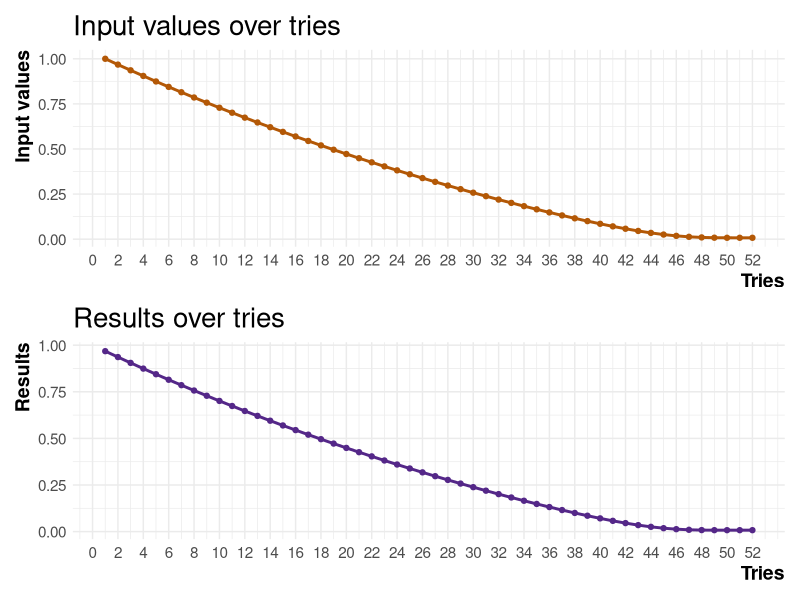
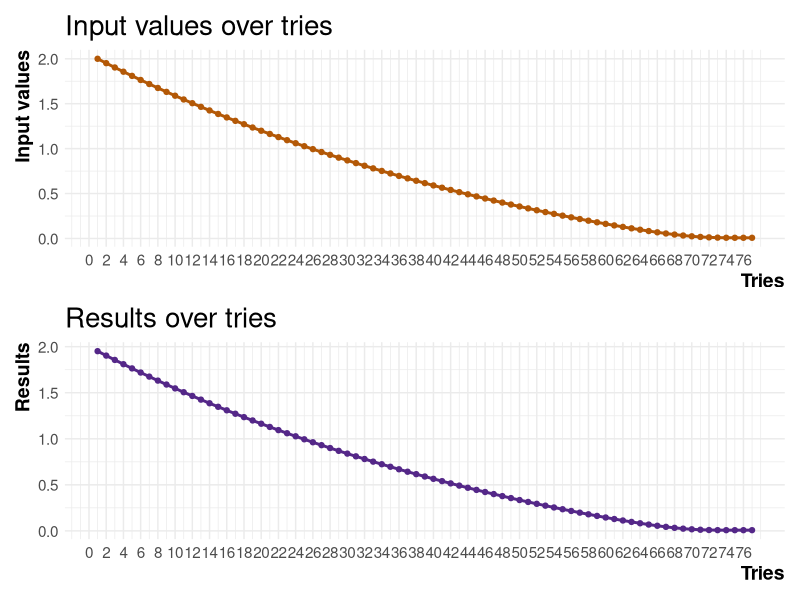
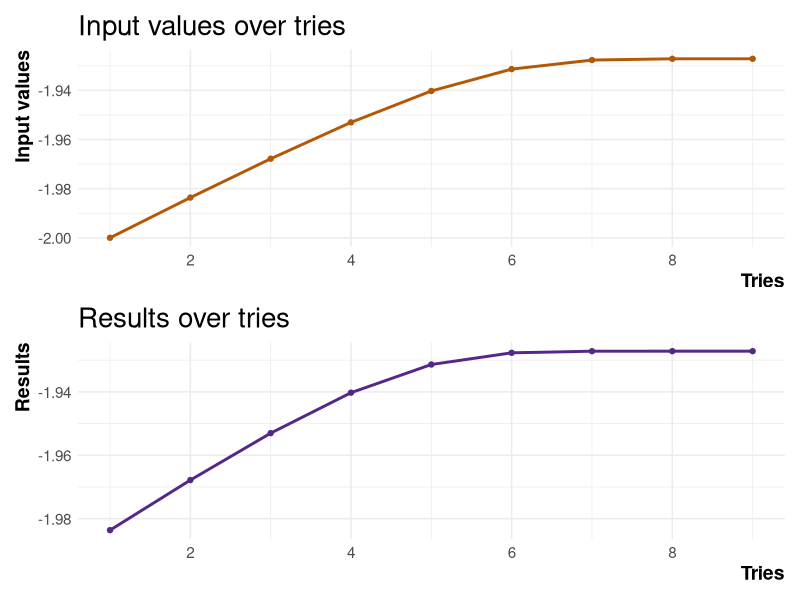
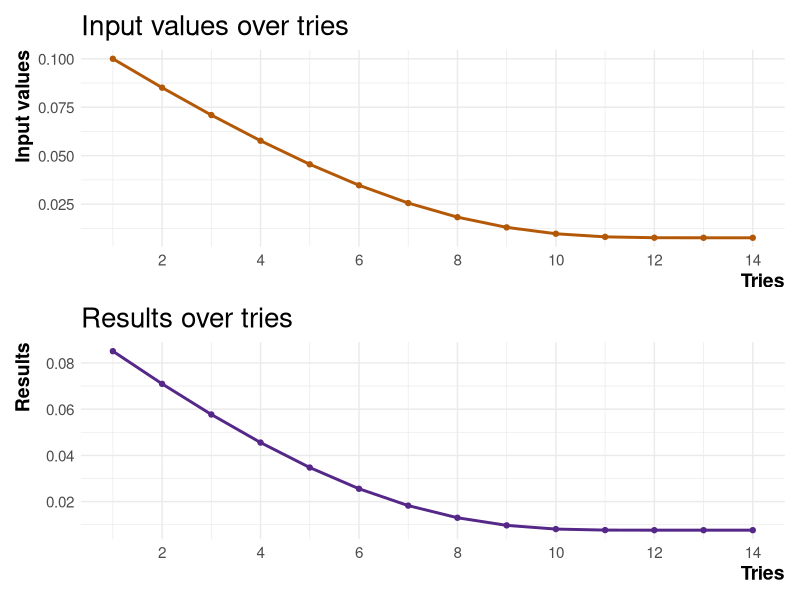
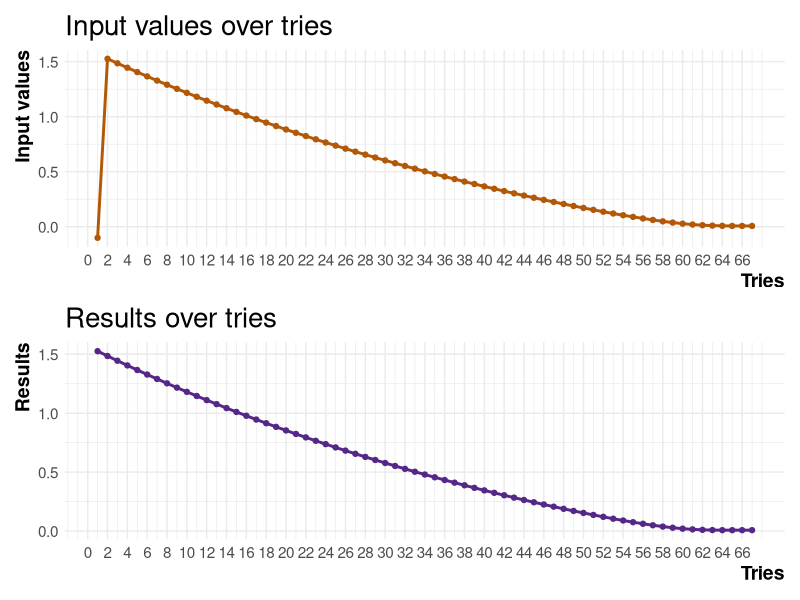

Write the R code that produced these figures, in order. (Note: this script raises an error after producing the figures.)
#' EDSD
#' @course Basic Math
#' @activity Assignment 1
#' @place MPIDR
#' @date 2024-09-16
#' @goal Apply Newton-Raphson's method for a empirical situation
#' @description The empirical situation selected was the exercise 33 of chapter 4 (STEWART, 2003)
#' -----------------------------------------------------------------------------------------------

# Setting R configurations
options(scipen = 99999)
rm(list = ls())


# Creating Function for applying the method -------------------------------

nr_method <- function(x, f_x_func,d_fx_func){

  # Importing required packages
  require(tidyverse)
  require(patchwork)

  # seting some objects to save results and tries
  tries <- NULL
  results <- NULL

  # Creating objects
  tries <- c(tries,x)

  # Calculating our function and derivative
  f_x = f_x_func(x)
  d_fx = d_fx_func(x)

  result = x - f_x/d_fx

  results <- c(results,result)

  # assessment

  assessment <- round(x,8) == round(result,8)

  # Second try - repeat all the steps above

  while(assessment == FALSE){
    x = result
    tries <- c(tries,x)

    f_x = f_x_func(x)
    d_fx = d_fx_func(x)

    result = x - f_x/d_fx
    result

    results <- c(results,result)

    # assessment

    assessment <- round(x,8) == round(result,8)

  }

  # Creating plots to analyse results
  fig_tries <- ggplot() +
    aes(
      x = seq(1,length(tries)),
      y = tries
    ) +
    geom_line(size = 1, color = "#b35806") +
    geom_point(color = "#b35806") +
    labs(
      title = "Input values over tries",
      y = "Input values",
      x = "Tries"
    ) +
    scale_x_continuous(breaks = seq(0,length(tries),2)) +
    theme_minimal() +
    theme(
      plot.title = element_text(size = 20),
      axis.title = element_text(face = "bold", size = 14, vjust = .5, hjust = 1),
      axis.text = element_text(size = 11, vjust = .5, hjust = .5)
    )

  fig_tries_1 <- ggplot() +
    aes(
      x = seq(1,length(tries)-1),
      y = tries[2:length(tries)]
    ) +
    geom_line(size = 1, color = "#b35806") +
    geom_point(color = "#b35806") +
    labs(
      title = "Input values over tries (without 'guess' try)",
      y = "Input values",
      x = "Tries"
    ) +
    scale_x_continuous(breaks = seq(0,length(tries),2)) +
    theme_minimal() +
    theme(
      plot.title = element_text(size = 20),
      axis.title = element_text(face = "bold", size = 14, vjust = .5, hjust = 1),
      axis.text = element_text(size = 11, vjust = .5, hjust = .5)
    )

  fig_results <- ggplot() +
    aes(
      x = seq(1,length(results)),
      y = results
    ) +
    geom_line(size = 1,color = "#542788") +
    geom_point(color = "#542788") +
    labs(
      title = "Results over tries",
      y = "Results",
      x = "Tries"
    ) +
    scale_x_continuous(breaks = seq(0,length(results),2)) +
    theme_minimal() +
    theme(
      plot.title = element_text(size = 20),
      axis.title = element_text(face = "bold", size = 14, vjust = .5, hjust = 1),
      axis.text = element_text(size = 11, vjust = .5, hjust = .5)
    )

  fig_results_1 <- ggplot() +
    aes(
      x = seq(1,length(results)-1),
      y = results[2:length(results)]
    ) +
    geom_line(size = 1, color = "#542788") +
    geom_point(color = "#542788") +
    labs(
      title = "Results over tries (without 'guess' try)",
      y = "Results",
      x = "Tries"
    ) +
    scale_x_continuous(breaks = seq(0,length(tries),2)) +
    theme_minimal() +
    theme(
      plot.title = element_text(size = 20),
      axis.title = element_text(face = "bold", size = 14, vjust = .5, hjust = 1),
      axis.text = element_text(size = 11, vjust = .5, hjust = .5)
    )

  # Ordering plots
  fig_final_total <- (fig_tries / fig_results)
  fig_final_whitout1 <- (fig_tries / fig_results_1)

  # Output with results and plots
  output = list(
    results = tibble("tries" = tries, "results" = results),
    fig_final_total = fig_final_total,
    fig_final_whitout1 = fig_final_whitout1
  )

  return(output)
}


# Applying for some examples ----------------------------------------------

# Setting our functions

f_x_func = function(x){
  return(48*x * (1+x)^60 - (1+x)^60 + 1)
}
d_fx_func = function(x){
  return((1+x)^59 * (48*x*61-12))
}

# Generating the results - input = 1

result1 = nr_method(x = 1, f_x_func = f_x_func, d_fx_func = d_fx_func)

result1$results
result1$fig_final_total

# Generating the results - input = 2 and -2

result2 = nr_method(x = 2, f_x_func = f_x_func, d_fx_func = d_fx_func)
result_2 = nr_method(x = -2, f_x_func = f_x_func, d_fx_func = d_fx_func)

result2$results
result2$fig_final_total

result_2$results
result_2$fig_final_total

# Look what's happenning: the root that we find when use 2 and -2 are different!!
# It's happening because when we start with work 'guess', this kind of wrong root can be returned!
# Reference for that: https://personal.math.ubc.ca/~anstee/math104/104newtonmethod.pdf (topic 4.2)

# Generating the results

result0 = nr_method(x = .1, f_x_func = f_x_func, d_fx_func = d_fx_func)
result_0 = nr_method(x = -.1, f_x_func = f_x_func, d_fx_func = d_fx_func)

result0$results %>% slice(length(result0$results$tries))
result0$fig_final_total

result_0$results %>% slice(length(result_0$results$tries))
result_0$fig_final_total

# Example of the presentation ---------------------------------------------

# Imput functions
f_x_func = function(x) {-(1+x)^15 + 12*x * (1+x)^15 + 1}
d_fx_func = function(x) {(-15 * (1+x)^14) + (12 * (1+x)^15) + (12 * x * 15 * (1 + x)^14)}

# Guessing with 2
guess = 2
results2 <- nr_method(x = guess, f_x_func = f_x_func, d_fx_func = d_fx_func)
results2$results %>% View()
graf_1 <- results2$fig_final_total

# Guessing with 4
guess = 4
results4 <- nr_method(x = guess, f_x_func = f_x_func, d_fx_func = d_fx_func)
results4$results %>% View()
graf_2 <- results4$fig_final_total

# Guessing with very small and negative number
guess = 0.014
results0 <- nr_method(x = guess, f_x_func = f_x_func, d_fx_func = d_fx_func)
results0$results %>% View()
graf_3 <- results0$fig_final_total

# Guessing with very small and negative number
guess = -0.014
results_0 <- nr_method(x = guess, f_x_func = f_x_func, d_fx_func = d_fx_func)
results_0$results %>% View()
